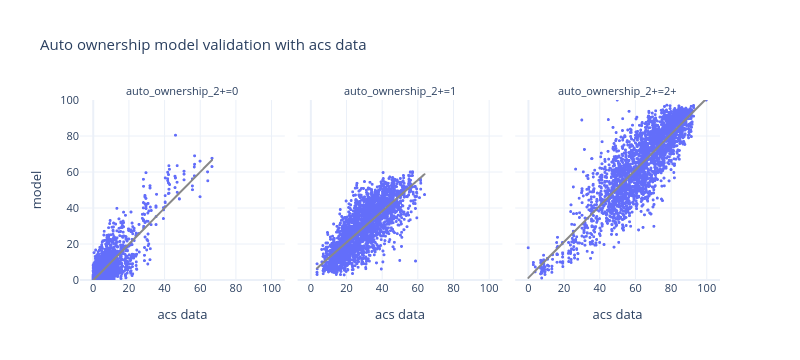

Here is the notebook cell this chart was saved with:
### Markdown cell above
- scatterplot

### Code cell
df_plot = pd.pivot(bg_auto_ownership, index=['block_group_id','auto_ownership_2+'], columns='source', values='percentage').reset_index()



fig = px.scatter(df_plot, x="acs data", y="model", trendline="ols", trendline_color_override='rgb(136, 136, 136)',
                 template="plotly_white",
                 facet_col='auto_ownership_2+', height=400, width=1000,
                 title="Auto ownership model validation with acs data")
fig.update_xaxes(dtick=20)
fig.update_yaxes(dtick=20,range=[0, 100])
fig.update_traces(marker_size=3)
fig.update_layout(height=360, width=800, font=dict(size=11))
fig.show()

### Figure 1 — Plotly figure (JSON) as saved in the notebook; plotly's stock layout.template omitted (floating-point values rounded to 4 significant figures; data arrays with more than 128 entries replaced by an {"elided": "..."} marker saying what was removed)
{"data": [{"hovertemplate": "auto_ownership_2+=0<br>acs data=%{x}<br>model=%{y}<extra></extra>", "legendgroup": "", "marker": {"color": "#636efa", "size": 3, "symbol": "circle"}, "mode": "markers", "name": "", "showlegend": false, "type": "scattergl", "x": {"elided": "2641 float values"}, "xaxis": "x", "y": {"elided": "2641 float values"}, "yaxis": "y"}, {"hovertemplate": "<b>OLS trendline</b><br>model = 1.00172 * acs data + -0.183867<br>R<sup>2</sup>=0.701070<br><br>auto_ownership_2+=0<br>acs data=%{x}<br>model=%{y} <b>(trend)</b><extra></extra>", "legendgroup": "", "line": {"color": "rgb(136, 136, 136)"}, "marker": {"color": "#636efa", "size": 3, "symbol": "circle"}, "mode": "lines", "name": "", "showlegend": false, "type": "scattergl", "x": {"elided": "2472 float values"}, "xaxis": "x", "y": {"elided": "2472 float values"}, "yaxis": "y"}, {"hovertemplate": "auto_ownership_2+=1<br>acs data=%{x}<br>model=%{y}<extra></extra>", "legendgroup": "", "marker": {"color": "#636efa", "size": 3, "symbol": "circle"}, "mode": "markers", "name": "", "showlegend": false, "type": "scattergl", "x": {"elided": "2641 float values"}, "xaxis": "x2", "y": {"elided": "2641 float values"}, "yaxis": "y2"}, {"hovertemplate": "<b>OLS trendline</b><br>model = 0.864594 * acs data + 3.51044<br>R<sup>2</sup>=0.600339<br><br>auto_ownership_2+=1<br>acs data=%{x}<br>model=%{y} <b>(trend)</b><extra></extra>", "legendgroup": "", "line": {"color": "rgb(136, 136, 136)"}, "marker": {"color": "#636efa", "size": 3, "symbol": "circle"}, "mode": "lines", "name": "", "showlegend": false, "type": "scattergl", "x": {"elided": "2631 float values"}, "xaxis": "x2", "y": {"elided": "2631 float values"}, "yaxis": "y2"}, {"hovertemplate": "auto_ownership_2+=2+<br>acs data=%{x}<br>model=%{y}<extra></extra>", "legendgroup": "", "marker": {"color": "#636efa", "size": 3, "symbol": "circle"}, "mode": "markers", "name": "", "showlegend": false, "type": "scattergl", "x": {"elided": "2641 float values"}, "xaxis": "x3", "y": {"elided": "2641 float values"}, "yaxis": "y3"}, {"hovertemplate": "<b>OLS trendline</b><br>model = 0.995537 * acs data + 1.13812<br>R<sup>2</sup>=0.735305<br><br>auto_ownership_2+=2+<br>acs data=%{x}<br>model=%{y} <b>(trend)</b><extra></extra>", "legendgroup": "", "line": {"color": "rgb(136, 136, 136)"}, "marker": {"color": "#636efa", "size": 3, "symbol": "circle"}, "mode": "lines", "name": "", "showlegend": false, "type": "scattergl", "x": {"elided": "2632 float values"}, "xaxis": "x3", "y": {"elided": "2632 float values"}, "yaxis": "y3"}], "layout": {"annotations": [{"font": {}, "showarrow": false, "text": "auto_ownership_2+=0", "x": 0.16, "xanchor": "center", "xref": "paper", "y": 1.0, "yanchor": "bottom", "yref": "paper"}, {"font": {}, "showarrow": false, "text": "auto_ownership_2+=1", "x": 0.5, "xanchor": "center", "xref": "paper", "y": 1.0, "yanchor": "bottom", "yref": "paper"}, {"font": {}, "showarrow": false, "text": "auto_ownership_2+=2+", "x": 0.84, "xanchor": "center", "xref": "paper", "y": 1.0, "yanchor": "bottom", "yref": "paper"}], "font": {"size": 11}, "height": 360, "legend": {"tracegroupgap": 0}, "title": {"text": "Auto ownership model validation with acs data"}, "width": 800, "xaxis": {"anchor": "y", "domain": [0.0, 0.32], "dtick": 20, "title": {"text": "acs data"}}, "xaxis2": {"anchor": "y2", "domain": [0.34, 0.66], "dtick": 20, "matches": "x", "title": {"text": "acs data"}}, "xaxis3": {"anchor": "y3", "domain": [0.68, 1.0], "dtick": 20, "matches": "x", "title": {"text": "acs data"}}, "yaxis": {"anchor": "x", "domain": [0.0, 1.0], "dtick": 20, "range": [0, 100], "title": {"text": "model"}}, "yaxis2": {"anchor": "x2", "domain": [0.0, 1.0], "dtick": 20, "matches": "y", "range": [0, 100], "showticklabels": false}, "yaxis3": {"anchor": "x3", "domain": [0.0, 1.0], "dtick": 20, "matches": "y", "range": [0, 100], "showticklabels": false}}}
